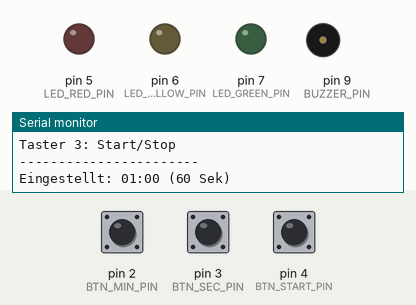
Recording of a sketch running on a simulated Arduino Uno, built with avr-gcc and run on an emulated ATmega328P. On the bench: output pins drawn as LEDs (lit = HIGH), buzzer (waves = sounding, pin HIGH), the last lines printed to the serial monitor. Dashed ring = blinking. The test bench sets the inputs (shaded band); at power-on: pin 4 (BTN_START_PIN) HIGH, pin 2 (BTN_MIN_PIN) HIGH, pin 3 (BTN_SEC_PIN) HIGH. The local clock reads 2024-03-15 10:24:30 at power-on unless the sketch sets it.

Above: at 1.2 s.
1.3 s: pin 4 (BTN_START_PIN) pulled LOW for 1 s
At 2.8 s:
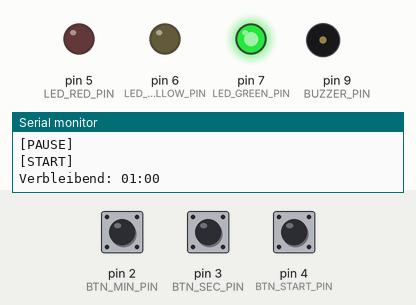
3.8 s: pin 4 (BTN_START_PIN) pulled LOW for 0.15 s
At 4.7 s:
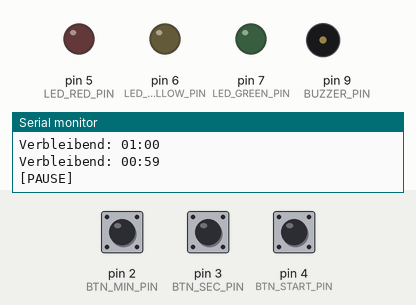
5.4 s: pin 4 (BTN_START_PIN) pulled LOW for 3.2 s
At 6.02 s:
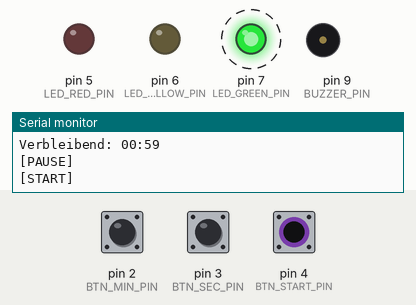
Timing chart, 0 to 10.0 s (numbered marks = the images above; inputs shaded):
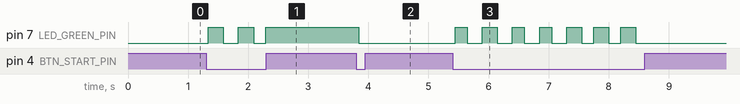

The sketch:

challenge4_countdown.ino
```cpp
// I06 Challenge 4: Countdown-Timer
// Countdown mit einstellbarer Zeit und LED-Warnung
// Taster 1: Minuten +1
// Taster 2: Sekunden +10
// Taster 3: Start/Stop
// LEDs: Gruen (laeuft), Gelb (< 10 Sek), Rot (abgelaufen)

#include <Wire.h>
#include <RTClib.h>

// RTC-Objekt
RTC_DS1307 rtc;

// Pin-Definitionen
const int BTN_MIN_PIN = 2;      // Minuten +1
const int BTN_SEC_PIN = 3;      // Sekunden +10
const int BTN_START_PIN = 4;    // Start/Stop
const int BUZZER_PIN = 9;       // Buzzer
const int LED_GREEN_PIN = 7;    // Gruen: laeuft
const int LED_YELLOW_PIN = 6;   // Gelb: < 10 Sek
const int LED_RED_PIN = 5;      // Rot: abgelaufen

// Countdown-Variablen
int countdownMinuten = 1;       // Standard: 1 Minute
int countdownSekunden = 0;
unsigned long startZeit = 0;
unsigned long gesamtSekunden = 0;
bool laeuft = false;
bool abgelaufen = false;

// Debounce
unsigned long lastDebounce = 0;
const int DEBOUNCE_DELAY = 200;

void setup() {
    Serial.begin(9600);

    // Pin-Modi setzen
    pinMode(BTN_MIN_PIN, INPUT_PULLUP);
    pinMode(BTN_SEC_PIN, INPUT_PULLUP);
    pinMode(BTN_START_PIN, INPUT_PULLUP);
    pinMode(BUZZER_PIN, OUTPUT);
    pinMode(LED_GREEN_PIN, OUTPUT);
    pinMode(LED_YELLOW_PIN, OUTPUT);
    pinMode(LED_RED_PIN, OUTPUT);

    // RTC initialisieren
    if (!rtc.begin()) {
        Serial.println("RTC nicht gefunden!");
        while (true);
    }

    if (!rtc.isrunning()) {
        rtc.adjust(DateTime(F(__DATE__), F(__TIME__)));
    }

    Serial.println("=== Countdown Timer ===");
    Serial.println("Taster 1: Minuten +1");
    Serial.println("Taster 2: Sekunden +10");
    Serial.println("Taster 3: Start/Stop");
    Serial.println("-----------------------");

    berechneGesamtzeit();
    zeigeCountdown();
}

void loop() {
    // Tasten abfragen
    if (millis() - lastDebounce > DEBOUNCE_DELAY) {
        // Minuten erhoehen (nur wenn gestoppt)
        if (digitalRead(BTN_MIN_PIN) == LOW && !laeuft) {
            countdownMinuten = (countdownMinuten + 1) % 60;
            berechneGesamtzeit();
            abgelaufen = false;
            zeigeCountdown();
            lastDebounce = millis();
        }

        // Sekunden erhoehen (nur wenn gestoppt)
        if (digitalRead(BTN_SEC_PIN) == LOW && !laeuft) {
            countdownSekunden = (countdownSekunden + 10) % 60;
            berechneGesamtzeit();
            abgelaufen = false;
            zeigeCountdown();
            lastDebounce = millis();
        }

        // Start/Stop
        if (digitalRead(BTN_START_PIN) == LOW) {
            if (abgelaufen) {
                // Reset nach Ablauf
                abgelaufen = false;
                noTone(BUZZER_PIN);
                berechneGesamtzeit();
                zeigeCountdown();
            } else if (laeuft) {
                // Stoppen und verbleibende Zeit speichern
                unsigned long vergangen = (millis() - startZeit) / 1000;
                if (vergangen < gesamtSekunden) {
                    gesamtSekunden -= vergangen;
                } else {
                    gesamtSekunden = 0;
                }
                laeuft = false;
                Serial.println("[PAUSE]");
            } else if (gesamtSekunden > 0) {
                // Starten
                startZeit = millis();
                laeuft = true;
                Serial.println("[START]");
            }
            lastDebounce = millis();
        }
    }

    // Verbleibende Zeit berechnen
    unsigned long verbleibend = gesamtSekunden;
    if (laeuft) {
        unsigned long vergangen = (millis() - startZeit) / 1000;
        if (vergangen < gesamtSekunden) {
            verbleibend = gesamtSekunden - vergangen;
        } else {
            verbleibend = 0;
            laeuft = false;
            abgelaufen = true;
            Serial.println("!!! ZEIT ABGELAUFEN !!!");
        }
    }

    // LEDs aktualisieren
    aktualisiereLEDs(verbleibend);

    // Alarm bei Ablauf
    if (abgelaufen) {
        // Blinkender Ton
        if ((millis() / 500) % 2 == 0) {
            tone(BUZZER_PIN, 2000);
        } else {
            noTone(BUZZER_PIN);
        }
    }

    // Anzeige aktualisieren
    static unsigned long letzteAnzeige = 0;
    if (millis() - letzteAnzeige >= 500) {
        if (laeuft || abgelaufen) {
            zeigeVerbleibend(verbleibend);
        }
        letzteAnzeige = millis();
    }

    // Aktuelle Uhrzeit von RTC anzeigen (alle 10 Sekunden)
    static unsigned long letzteUhrzeit = 0;
    if (millis() - letzteUhrzeit >= 10000) {
        DateTime now = rtc.now();
        Serial.print("(Uhrzeit: ");
        if (now.hour() < 10) Serial.print("0");
        Serial.print(now.hour());
        Serial.print(":");
        if (now.minute() < 10) Serial.print("0");
        Serial.print(now.minute());
        Serial.println(")");
        letzteUhrzeit = millis();
    }

    delay(50);
}

void berechneGesamtzeit() {
    gesamtSekunden = countdownMinuten * 60 + countdownSekunden;
}

void zeigeCountdown() {
    Serial.print("Eingestellt: ");
    if (countdownMinuten < 10) Serial.print("0");
    Serial.print(countdownMinuten);
    Serial.print(":");
    if (countdownSekunden < 10) Serial.print("0");
    Serial.print(countdownSekunden);
    Serial.print(" (");
    Serial.print(gesamtSekunden);
    Serial.println(" Sek)");
}

void zeigeVerbleibend(unsigned long sek) {
    int min = sek / 60;
    int sec = sek % 60;

    Serial.print("Verbleibend: ");
    if (min < 10) Serial.print("0");
    Serial.print(min);
    Serial.print(":");
    if (sec < 10) Serial.print("0");
    Serial.println(sec);
}

void aktualisiereLEDs(unsigned long verbleibend) {
    // Alle LEDs aus
    digitalWrite(LED_GREEN_PIN, LOW);
    digitalWrite(LED_YELLOW_PIN, LOW);
    digitalWrite(LED_RED_PIN, LOW);

    if (abgelaufen) {
        // Rot blinkend
        digitalWrite(LED_RED_PIN, (millis() / 250) % 2);
    } else if (laeuft) {
        if (verbleibend <= 10) {
            // Gelb blinkend: weniger als 10 Sekunden
            digitalWrite(LED_YELLOW_PIN, (millis() / 200) % 2);
        } else {
            // Gruen: laeuft normal
            digitalWrite(LED_GREEN_PIN, HIGH);
        }
    }
}
```

Measured:
- after the input at 1.3 s, pin 7 (LED_GREEN_PIN): alternates HIGH for 0.25 s and LOW for 0.23 s, 5 changes in all, then stays HIGH, starting at once
- after the input at 3.8 s, pin 7 (LED_GREEN_PIN): HIGH → LOW at once
- after the input at 5.4 s, pin 7 (LED_GREEN_PIN): alternates HIGH for 0.25 s and LOW for 0.25 s, 14 changes in all, then stays LOW, starting at once
